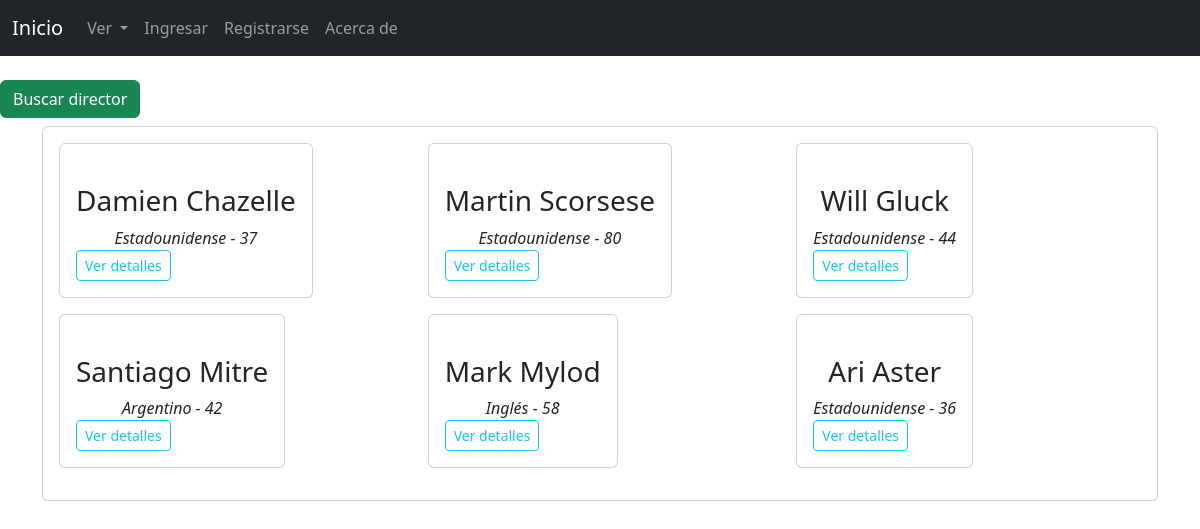
The app's page /AppCoder/listarDirectores/, older data.
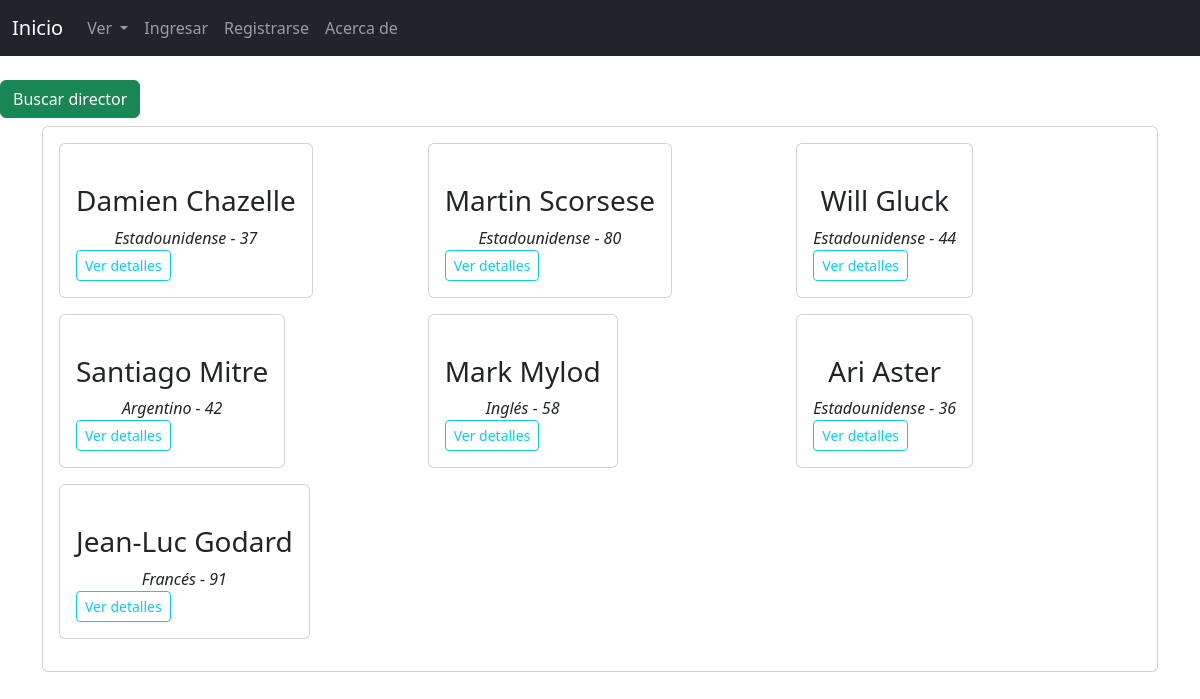
The same page, newer data.
### AppCoder/models.py (models this page shows, shortened)
class director(models.Model):
    nombre = models.CharField(max_length=80)
    apellido = models.CharField(max_length=80)
    edad = models.IntegerField()
    nacionalidad = models.CharField(max_length=80)
    foto = models.URLField(null=True, blank=True)
    pelishechas = models.ManyToManyField(pelicula, related_name="pelishechasdirector", blank=True)

### AppCoder/views.py (the view)
# urls.py: path("listarDirectores/", listarDirectores, name="listarDirectores"),
def listarDirectores(request):
    directores = director.objects.all()
    return render (request, "AppCoder/listarDirectores.html", {"directores": directores})

### AppCoder/templates/AppCoder/listarDirectores.html (shortened to what this page needs)
{% extends "AppCoder/padre.html" %}
{% block contenido %}
<br>
<a href="{% url 'busquedaDirector' %}" class="btn btn-success">Buscar director</a>
<div class="container">
    <div class="card">
        <div class="card-body">
           <div class="row">
                {% for director in directores %}
                <div class="col-lg-4 mb-3 d-flex align-items-stretch">
                    <div class="card">
                        <div class="card-body">
                            <div class="text-center">
                            <h3 class="text-center">{{ director.nombre }} {{ director.apellido }}</h3>
                            <i class="text-center">{{ director.nacionalidad }} - {{ director.edad }}</i>
                            </div>
                    <a href="/AppCoder/detalleDirector/{{ director.id }}/" class="btn btn-outline-info btn-sm mt-auto align-self-start">Ver detalles</a>
                        </div>
                    </div>
                </div>
                {% endfor %}
            </div>
        </div>
    </div>
</div>
{% endblock %}

### AppCoder/templates/AppCoder/padre.html (shortened to what this page needs)
<!doctype html>
<html lang="en">
  <head>
    <link href="https://cdn.jsdelivr.net/npm/bootstrap@5.3.0-alpha1/dist/css/bootstrap.min.css" rel="stylesheet">
  </head>
  <body>
    <nav class="navbar navbar-expand-lg navbar-dark bg-dark text-white">
      <div class="container-fluid">
        <a class="navbar-brand" href="{% url 'index' %}">Inicio</a>
        <div class="collapse navbar-collapse" id="navbarSupportedContent">
          <ul class="navbar-nav me-auto mb-2 mb-lg-0">
            <li class="nav-item dropdown">
              <a class="nav-link dropdown-toggle" href="#" role="button" data-bs-toggle="dropdown" aria-expanded="false">
                Ver
              </a>
            </li>
            <li class="nav-item">
              {% if user.is_authenticated %}
              <a class="nav-link disabled">Bienvenido: {{ user.username }}</a></li>
              <li class="nav-item"><a class="nav-link" href="{% url 'verperfil' %}">Mi perfil</a></li>
              <li class="nav-item"><a class="nav-link" href="{% url 'mensajesRecibidos' %}">Mensajería</a></li>
              <li class="nav-item"><a class="nav-link" href="{% url 'logout' %}">CERRAR SESIÓN</a></li>
              {% else %}
              <li class="nav-item"><a class="nav-link" href="{% url 'ingreso' %}">Ingresar</a> </li>
              <li class="nav-item"><a class="nav-link" href="{% url 'registro' %}">Registrarse</a> </li>
              {% endif %}
              <li class="nav-item"><a class="nav-link" href="{% url 'sobremi' %}">Acerca de</a></li>
          </ul>
        </div>
      </div>
    </nav>
    {% block contenido %}
    {% endblock %}
  </body>
</html>

Row changes from the older to the newer data that the page shows:
added director: nombre "Jean-Luc", apellido "Godard", nacionalidad "Francés", edad "91"
